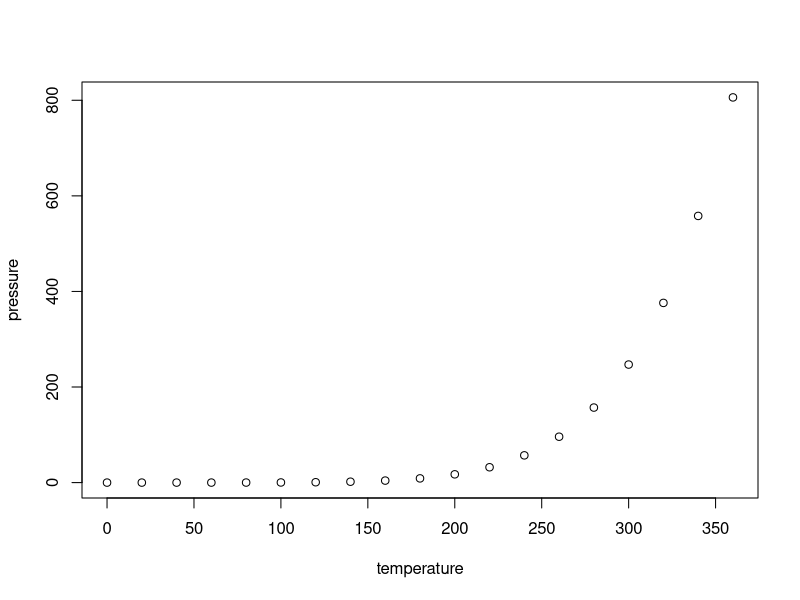
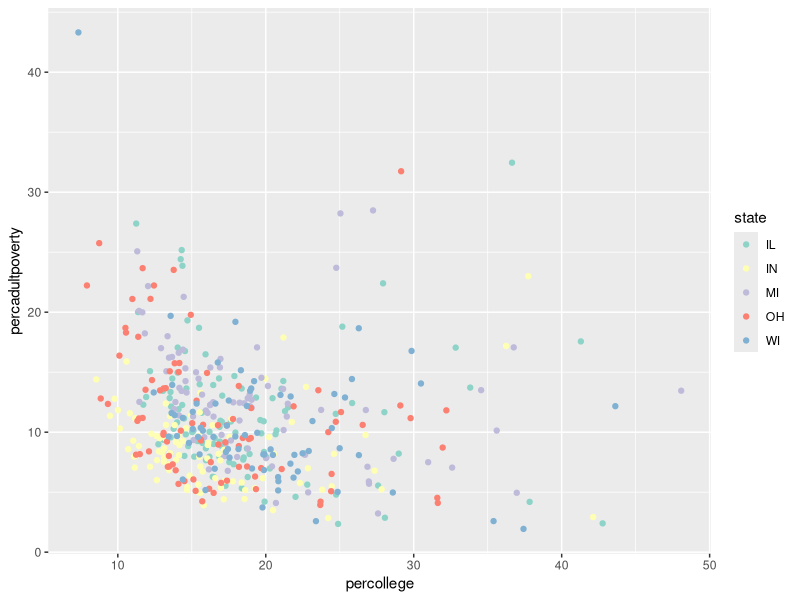

R code for these plots, in order:
## ---- chunk 1
knitr::opts_chunk$set(echo = TRUE)
## ---- chunk 2
summary(cars)
## ---- chunk 3
plot(pressure)
## ---- chunk 4
library("ggplot2")

ggplot(data = midwest) +
  geom_point(
    mapping = aes(x = percollege, y = percadultpoverty, color = state)
  
  ) +
  scale_color_brewer(palette = "Set3")

